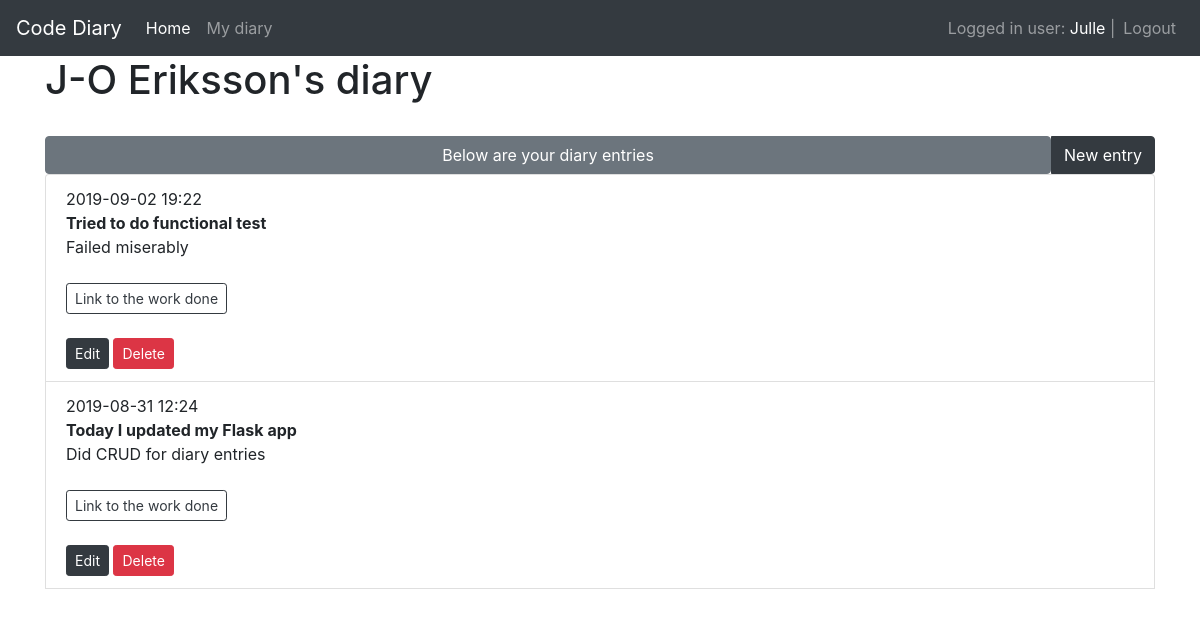
Page /diaries/ (signed in) on the committed database.
### app/models/users.py (models this page shows, shortened)
class User(UserMixin, db.Model):
    id = db.Column(db.Integer, primary_key=True)
    username = db.Column(db.String(80), unique=True, nullable=False)
    password = db.Column(db.String(120), unique=False, nullable=False)
    firstname = db.Column(db.String(100), unique=False)
    lastname = db.Column(db.String(100), unique=False)
    email = db.Column(db.String(100))
    diaries = db.relationship('Diary', backref='user', lazy=True)

### app/models/diaries.py (models this page shows, shortened)
class Diary(db.Model):
    id = db.Column(db.Integer, primary_key=True)
    title = db.Column(db.String(100), nullable=False)
    description = db.Column(db.String(500))
    link = db.Column(db.String(256))
    created_date = db.Column(db.DateTime, default=datetime.now)  # new field
    user_id = db.Column(db.Integer, db.ForeignKey('user.id'), nullable=False)

### app/views/diaries.py (the view)
@diary_blueprint.route('/')
@login_required
def index():
    user_id = current_user.get_id()
    diaries = Diary.query.filter_by(user_id=user_id).order_by(Diary.created_date.desc()).all()
    return render_template('diaries/index.html', diaries=diaries)

### app/views/users.py (called while the page is built)
@login_manager.user_loader
def load_user(user_id):
    return User.query.get(int(user_id))

### app/templates/diaries/index.html (shortened to what this page needs)
{% extends 'base.html' %}
{% block content %}
    <div class="container">
        <h1>{{ current_user.firstname }} {{ current_user.lastname }}'s diary</h1>
        <br>
        <div class="input-group d-flex">
            <button class="btn btn-secondary flex-fill">Below are your diary entries</button>
            <div class="input-group-append ml-auto" id="button-addon3">
                <a href="{{ url_for('diaries.add_diary') }}" class="btn btn-dark">New entry</a>
            </div>
        </div>
        <div>
            <ul class="list-group">
                {% for diary in diaries %}
                    <li class="list-group-item">
                        {{ diary.created_date.strftime('%Y-%m-%d %H:%M') }}<br>
                        <strong>{{ diary.title }}</strong><br>
                        {{ diary.description }}<br><br>
                        <a href="{{ diary.link }}" class="btn btn-outline-dark btn-sm">
                            Link to the work done
                        </a><br><br>
                        <a href="{{ url_for('diaries.edit_diary', diary_id=diary.id) }}" class="btn btn-dark btn-sm">Edit</a>
                        <button type="button" class="btn btn-danger btn-sm" data-toggle="modal"
                                data-target="#confirmDialog{{ diary.id }}">
                            Delete
                        </button>
                    </li>
                {% endfor %}
            </ul>
        </div>
    </div>
{% endblock %}

### app/templates/base.html (shortened to what this page needs)
<!DOCTYPE html>
<html lang="en">
<head>
    <link rel="stylesheet" href="https://stackpath.bootstrapcdn.com/bootstrap/4.3.1/css/bootstrap.min.css"
>
</head>
<body>
<nav class="navbar navbar-expand-lg navbar-dark bg-dark">
    <a class="navbar-brand" href="/">Code Diary</a>
    <div class="collapse navbar-collapse" id="navbarNavAltMarkup">
        <div class="navbar-nav">
            <a class="nav-item nav-link active" href="/">Home <span class="sr-only">(current)</span></a>
            {% if current_user.is_authenticated %}
                <a class="nav-item nav-link" href="/diaries">My diary</a>
            {% endif %}
        </div>
    </div>
    {% if current_user.is_authenticated %}
        <ul class="navbar-nav ml-auto">
            <li class="navbar-text">
                Logged in user:
                <a href={{ url_for('users.edit_user') }}> {{ current_user.username }}</a> |
            </li>
            <li><a class="nav-item nav-link" href="{{ url_for('users.logout') }}">Logout</a></li>
        </ul>
    {% endif %}
</nav>
{% block content %}
{% endblock %}
</body>
</html>

### rows in the picture
User: username "Julle", firstname "J-O", lastname "Eriksson"
Diary: created_date "2019-09-02 19:22", title "Tried to do functional test", description "Failed miserably"
Diary: created_date "2019-08-31 12:24", title "Today I updated my Flask app", description "Did CRUD for diary entries"
